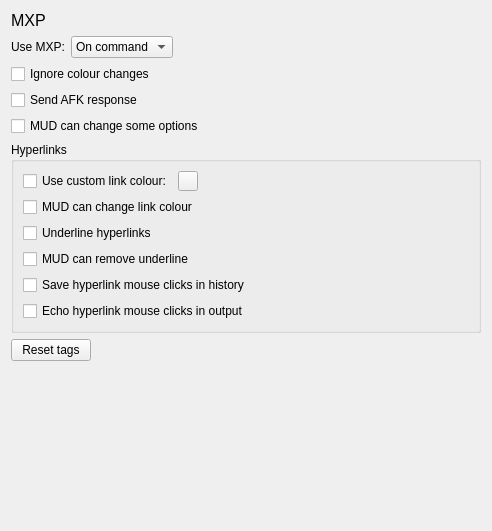
<?xml version="1.0" encoding="UTF-8"?>
<ui version="4.0">
 <class>PrefsMxp</class>
 <widget class="QWidget" name="PrefsMxp">
  <property name="geometry">
   <rect>
    <x>0</x>
    <y>0</y>
    <width>492</width>
    <height>531</height>
   </rect>
  </property>
  <property name="windowTitle">
   <string>MXP</string>
  </property>
  <layout class="QVBoxLayout" name="verticalLayout">
   <item>
    <widget class="QLabel" name="label_title">
     <property name="sizePolicy">
      <sizepolicy hsizetype="Preferred" vsizetype="Fixed">
       <horstretch>0</horstretch>
       <verstretch>0</verstretch>
      </sizepolicy>
     </property>
     <property name="font">
      <font>
       <pointsize>12</pointsize>
      </font>
     </property>
     <property name="text">
      <string>MXP</string>
     </property>
    </widget>
   </item>
   <item>
    <layout class="QFormLayout" name="_use_mxp">
     <item row="0" column="0">
      <widget class="QLabel" name="UseMxp_label">
       <property name="text">
        <string>Use MXP:</string>
       </property>
      </widget>
     </item>
     <item row="0" column="1">
      <widget class="QComboBox" name="UseMxp">
       <property name="sizePolicy">
        <sizepolicy hsizetype="Fixed" vsizetype="Fixed">
         <horstretch>0</horstretch>
         <verstretch>0</verstretch>
        </sizepolicy>
       </property>
       <item>
        <property name="text">
         <string>On command</string>
        </property>
       </item>
       <item>
        <property name="text">
         <string>On query</string>
        </property>
       </item>
       <item>
        <property name="text">
         <string>Always</string>
        </property>
       </item>
       <item>
        <property name="text">
         <string>Never</string>
        </property>
       </item>
      </widget>
     </item>
    </layout>
   </item>
   <item>
    <widget class="QCheckBox" name="IgnoreMxpColourChanges">
     <property name="text">
      <string>Ignore colour changes</string>
     </property>
    </widget>
   </item>
   <item>
    <widget class="QCheckBox" name="SendMxpAfkResponse">
     <property name="text">
      <string>Send AFK response</string>
     </property>
    </widget>
   </item>
   <item>
    <widget class="QCheckBox" name="MudCanChangeColorOptions">
     <property name="text">
      <string>MUD can change some options</string>
     </property>
    </widget>
   </item>
   <item>
    <widget class="QGroupBox" name="_hyperlinks">
     <property name="title">
      <string>Hyperlinks</string>
     </property>
     <layout class="QVBoxLayout" name="verticalLayout_2">
      <item>
       <layout class="QHBoxLayout" name="_custom_color">
        <item>
         <widget class="QCheckBox" name="UseCustomLinkColour">
          <property name="text">
           <string>Use custom link colour:</string>
          </property>
         </widget>
        </item>
        <item>
         <widget class="ColorPickerButton" name="HyperlinkColour">
          <property name="maximumSize">
           <size>
            <width>20</width>
            <height>20</height>
           </size>
          </property>
         </widget>
        </item>
        <item>
         <spacer name="horizontalSpacer">
          <property name="orientation">
           <enum>Qt::Orientation::Horizontal</enum>
          </property>
          <property name="sizeHint" stdset="0">
           <size>
            <width>40</width>
            <height>20</height>
           </size>
          </property>
         </spacer>
        </item>
       </layout>
      </item>
      <item>
       <widget class="QCheckBox" name="MudCanChangeLinkColour">
        <property name="text">
         <string>MUD can change link colour</string>
        </property>
       </widget>
      </item>
      <item>
       <widget class="QCheckBox" name="UnderlineHyperlinks">
        <property name="text">
         <string>Underline hyperlinks</string>
        </property>
       </widget>
      </item>
      <item>
       <widget class="QCheckBox" name="MudCanRemoveUnderline">
        <property name="text">
         <string>MUD can remove underline</string>
        </property>
       </widget>
      </item>
      <item>
       <widget class="QCheckBox" name="HyperlinkAddsToCommandHistory">
        <property name="text">
         <string>Save hyperlink mouse clicks in history</string>
        </property>
       </widget>
      </item>
      <item>
       <widget class="QCheckBox" name="EchoHyperlinkInOutputWindow">
        <property name="text">
         <string>Echo hyperlink mouse clicks in output</string>
        </property>
       </widget>
      </item>
     </layout>
    </widget>
   </item>
   <item>
    <widget class="QPushButton" name="reset_tags">
     <property name="sizePolicy">
      <sizepolicy hsizetype="Fixed" vsizetype="Fixed">
       <horstretch>0</horstretch>
       <verstretch>0</verstretch>
      </sizepolicy>
     </property>
     <property name="text">
      <string>Reset tags</string>
     </property>
     <property name="icon">
      <iconset theme="edit-undo"/>
     </property>
     <property name="autoDefault">
      <bool>false</bool>
     </property>
    </widget>
   </item>
   <item>
    <spacer name="verticalSpacer">
     <property name="orientation">
      <enum>Qt::Orientation::Vertical</enum>
     </property>
     <property name="sizeHint" stdset="0">
      <size>
       <width>0</width>
       <height>0</height>
      </size>
     </property>
    </spacer>
   </item>
  </layout>
 </widget>
 <customwidgets>
  <customwidget>
   <class>ColorPickerButton</class>
   <extends>QToolButton</extends>
   <header>colorpickerbutton.h</header>
  </customwidget>
 </customwidgets>
 <resources/>
 <connections/>
</ui>
